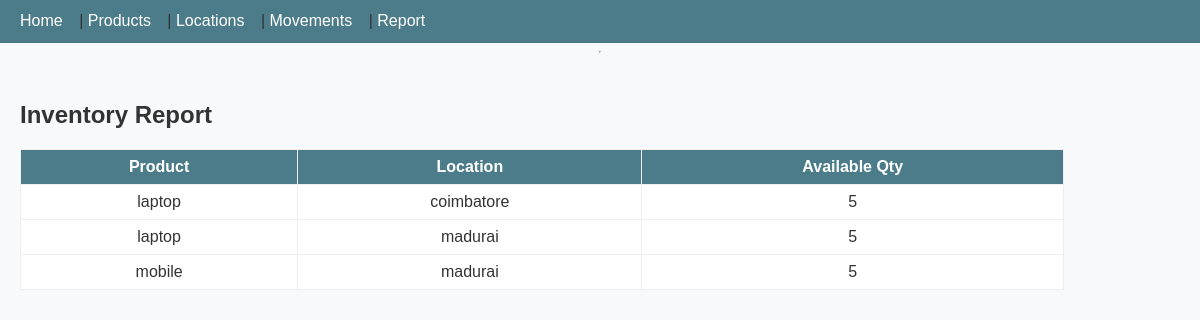
The page /report on the database as committed earlier.
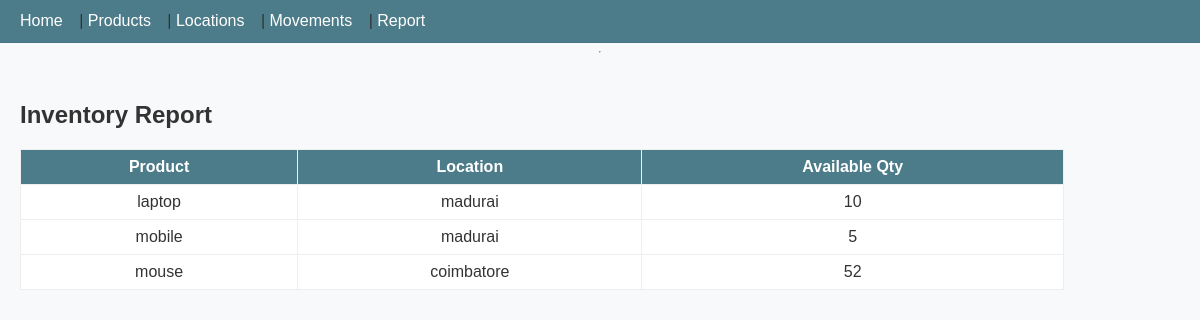
The same page on the database as committed later.
### models.py (models this page shows, shortened)
class Product(db.Model):
    __tablename__ = 'product'
    id = db.Column(db.Integer, primary_key=True)
    name = db.Column(db.String(120), nullable=False)
    description = db.Column(db.String(250))
    quantity = db.Column(db.Integer, default=0, nullable=False)
    location_id = db.Column(db.Integer, db.ForeignKey('location.id'), nullable=True)

class Location(db.Model):
    __tablename__ = 'location'
    id = db.Column(db.Integer, primary_key=True)
    name = db.Column(db.String(120), nullable=False)
    address = db.Column(db.String(250))
    products = db.relationship('Product', backref='location', lazy='dynamic')

### app.py (the view)
@app.route('/report')
def report():
    balances = {}
    products = Product.query.order_by(Product.id).all()
    for p in products:
        if p.location_id:
            key = (p.id, p.location_id)
            balances[key] = balances.get(key, 0) + (p.quantity or 0)
    moves = ProductMovement.query.order_by(ProductMovement.timestamp).all()
    for m in moves:
        if m.from_location:
            key = (m.product_id, m.from_location)
            balances[key] = balances.get(key, 0) - m.qty
        if m.to_location:
            key = (m.product_id, m.to_location)
            balances[key] = balances.get(key, 0) + m.qty
    report_rows = []
    for (pid, lid), qty in balances.items():
        if qty == 0:
            continue
        report_rows.append({
            'product_name': get_product_name(pid),
            'location_name': get_location_name(lid),
            'qty': qty
        })
    report_rows.sort(key=lambda r: (r['product_name'], r['location_name']))
    return render_template('finalreport.html', report=report_rows)

### app.py (called while the page is built)
def get_product_name(pid):
    p = Product.query.get(pid)
    return p.name if p else "Unknown Product"

def get_location_name(lid):
    if lid is None:
        return '---'
    loc = Location.query.get(lid)
    return loc.name if loc else 'Unknown Location'

### templates/finalreport.html (shortened to what this page needs)
{% extends "base.html" %}
{% block content %}
<h2>Inventory Report</h2>
<table>
  <tr><th>Product</th><th>Location</th><th>Available Qty</th></tr>
  {% for r in report %}
    <tr>
      <td>{{ r.product_name }}</td>
      <td>{{ r.location_name }}</td>
      <td>{{ r.qty }}</td>
    </tr>
  {% else %}
    <tr><td colspan="3">No stock data yet.</td></tr>
  {% endfor %}
</table>
{% endblock %}

Rows that differ between the two databases and show on the page:
added Product: product_name "mouse"
Other text that changed with them:
new list line: "laptop"
new list line: "madurai"
new list line: "10"
new list line: "coimbatore"
new list line: "52"
list line gone: "laptop"
list line gone: "coimbatore"
list line gone: "5"
list line gone: "madurai"
